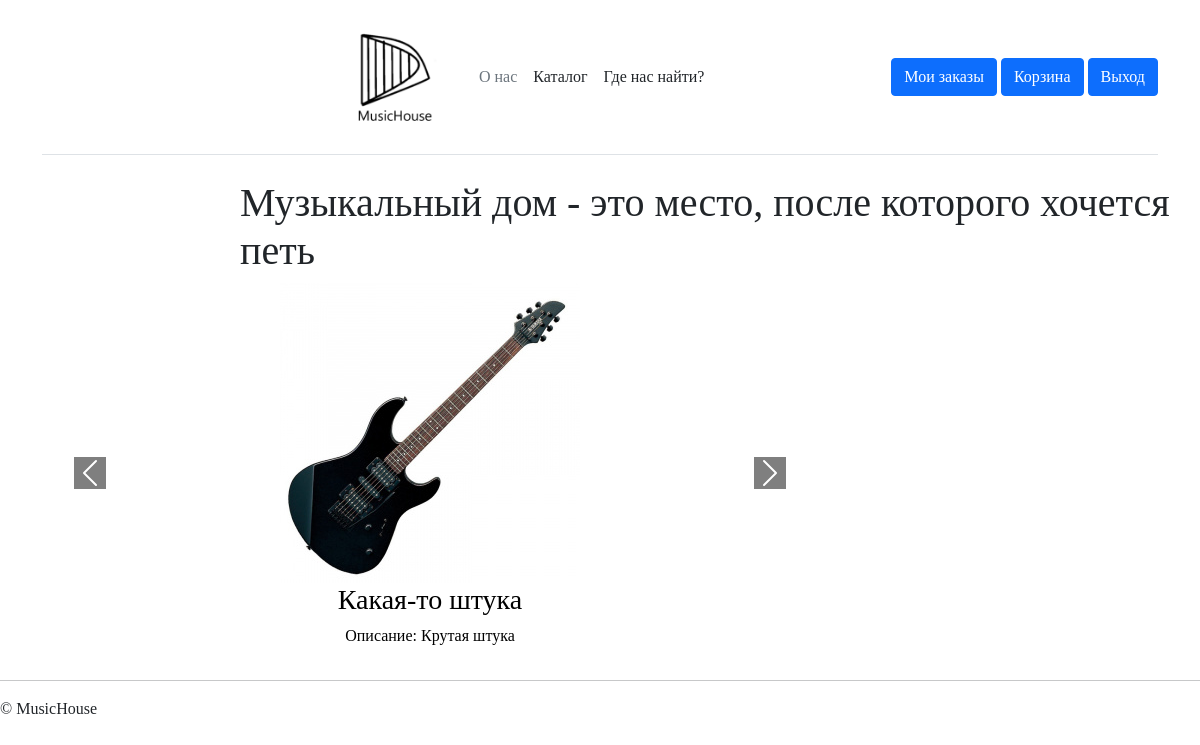
/indexProfile.php, run on the app's committed database.
### tables this page shows
CREATE TABLE `product` (
  `Id` int(11) NOT NULL,
  `image` varchar(255) NOT NULL,
  `name` varchar(50) NOT NULL,
  `price` varchar(50) NOT NULL,
  `description` varchar(500) NOT NULL,
  `country` varchar(50) NOT NULL,
  `model` varchar(50) NOT NULL,
  `year` int(11) NOT NULL,
  `count` int(11) NOT NULL,
  `IdCategory` int(11) NOT NULL
);

### indexProfile.php (the view, shortened to what this page needs)
<?php
include ("./PhpConnect/connect.php");
?>
<!DOCTYPE html>
<html lang="en">
<head>
</head>
<body>
    <?php
    include ("./PhpTemplate/headerProfile.php");
    ?>
    <h1 style="margin-left: 20%">Музыкальный дом - это место, после которого хочется петь</h1>
    <main>
    <div class= "container">
            <div class= "row">
         <?php
            $query = "SELECT * FROM product ORDER BY Id DESC LIMIT 5";
            $result = mysqli_query($connect, $query);
            if ($result) {
            echo '<div Id="carouselExampleCaptions" class="carousel slide" data-bs-ride="carousel">';
            echo '<div class="carousel-inner">';
            $active = 'active';
            while ($row = mysqli_fetch_assoc($result)) {
                echo '<div class="carousel-item ' . $active . '">';
                echo '<img class="imgCar" src="' . $row['image'] . '" alt="Изображение товара">';
                echo '<h3 style="color: black;">' . $row['name'] . '</h3>';
                echo '<p style="color: black;">Описание: ' . $row['description'] . '</p>';
                echo '<div class="carousel-caption d-none d-md-block">';
                echo '</div>';
                echo '</div>';
                $active = '';
            }
            echo '</div>';
            echo '<a class="carousel-control-prev" data-bs-target="#carouselExampleCaptions" type="button" data-bs-slide="prev">';
            echo '<span class="carousel-control-prev-icon" aria-hidden="true"></span>';
            echo '</a>';
            echo '<a class="carousel-control-next" data-bs-target="#carouselExampleCaptions" type="button" data-bs-slide="next">';
            echo '<span class="carousel-control-next-icon" aria-hidden="true"></span>';
            echo '</a>';
            echo '</div>';
            echo'</div>';
            }
        ?>
</div>
    </main>
    <?php
    include ("./PhpTemplate/footer.php");
    ?>
</body>
</html>

### Style/style.css (style rules this page uses)
* { font-family: Hussar; align-content: center; }
main { justify-content: center; text-align: center; }
.imgCar { width: 100%; }

### data on the page
product: image (picture), name "Какая-то штука", description "Крутая штука"
